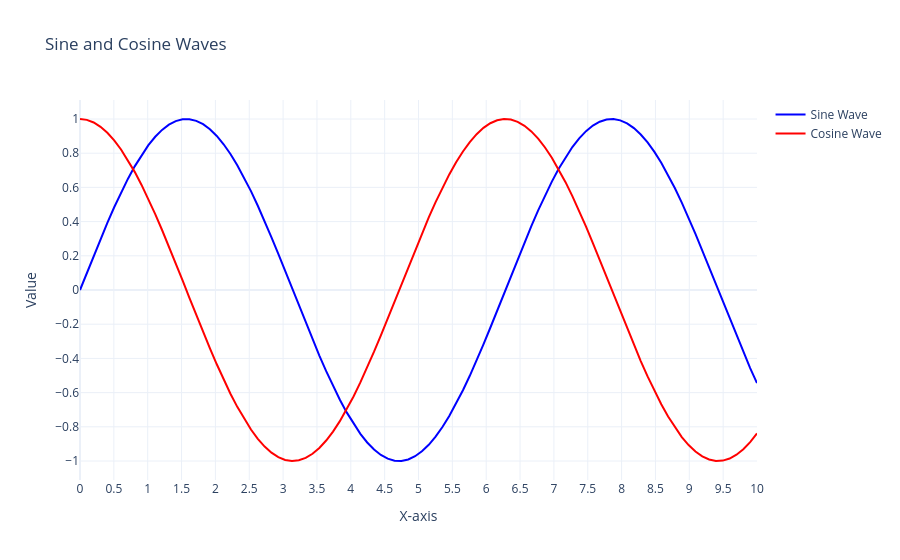

Source (notebook cell):
### Markdown cell above
# Read data

### Code cell
x = np.linspace(0, 10, 100)
y_sin = np.sin(x)
y_cos = np.cos(x)

# Create figure
fig = go.Figure()

fig.add_trace(go.Scatter( x=x, y=y_sin, mode='lines', name='Sine Wave', line=dict(color='blue', width=2)))
fig.add_trace(go.Scatter( x=x, y=y_cos, mode='lines', name='Cosine Wave', line=dict(color='red', width=2), hovertemplate='x:%{x:.2f}, y:%{y:.2f}' ))
fig.update_layout( title='Sine and Cosine Waves', xaxis_title='X-axis', yaxis_title='Value', template='plotly_white')
fig.update_xaxes(dtick=0.5)
fig.update_yaxes(dtick=0.2)
fig.update_layout(template='plotly_white')

fig.show()
